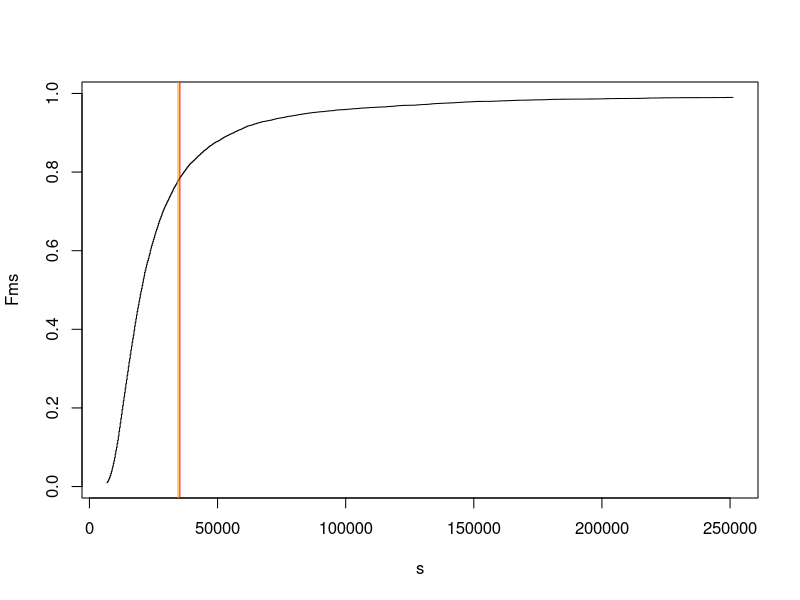
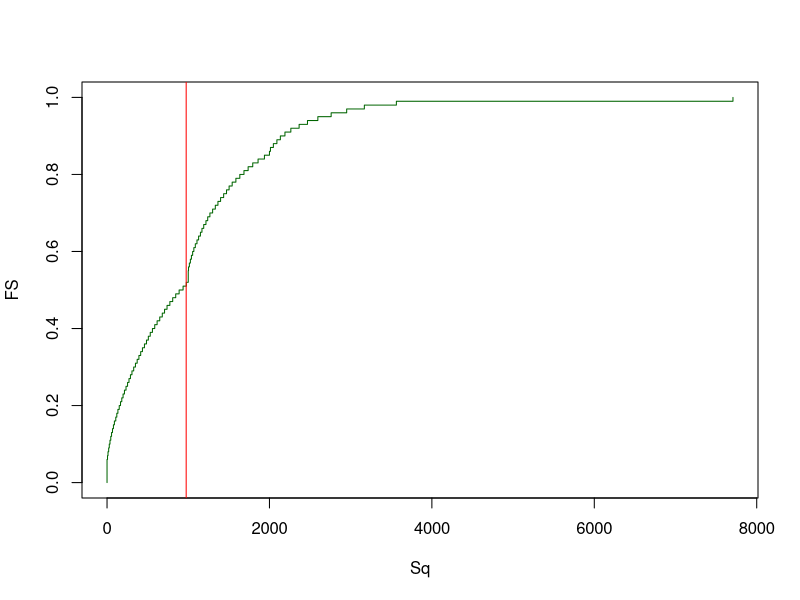
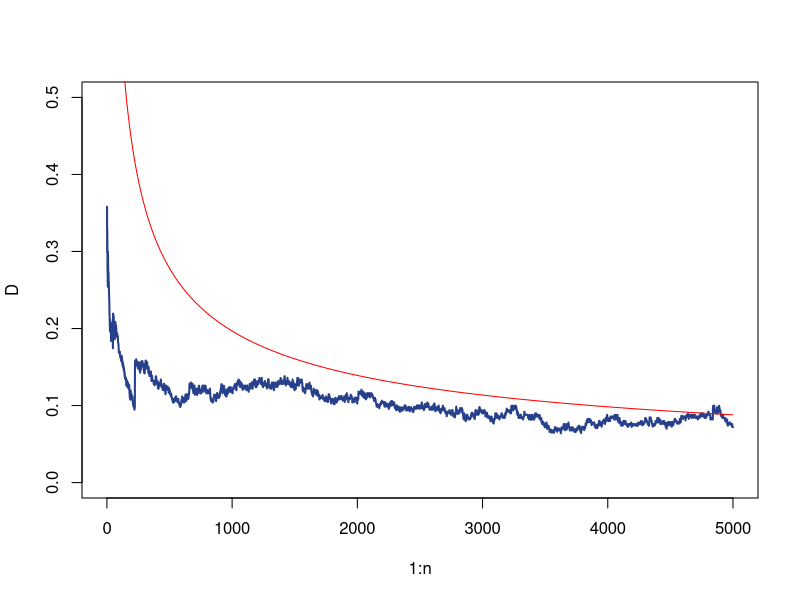
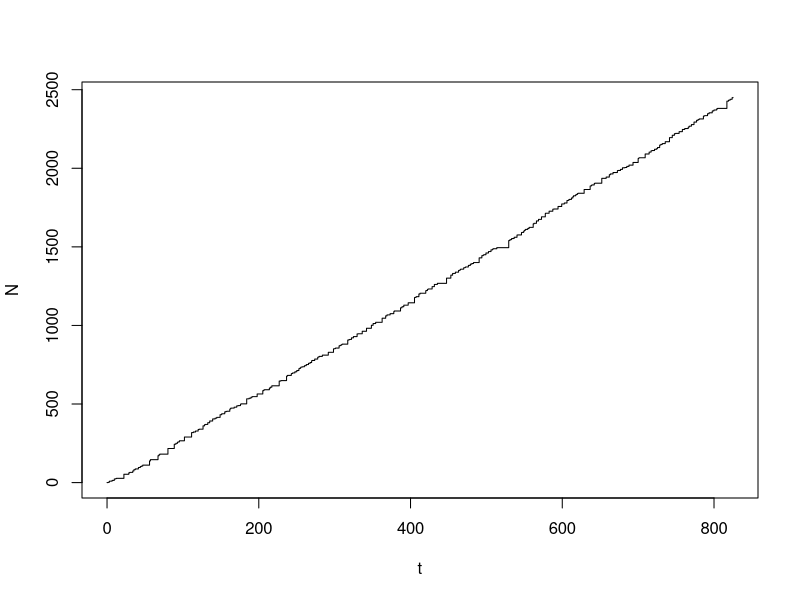
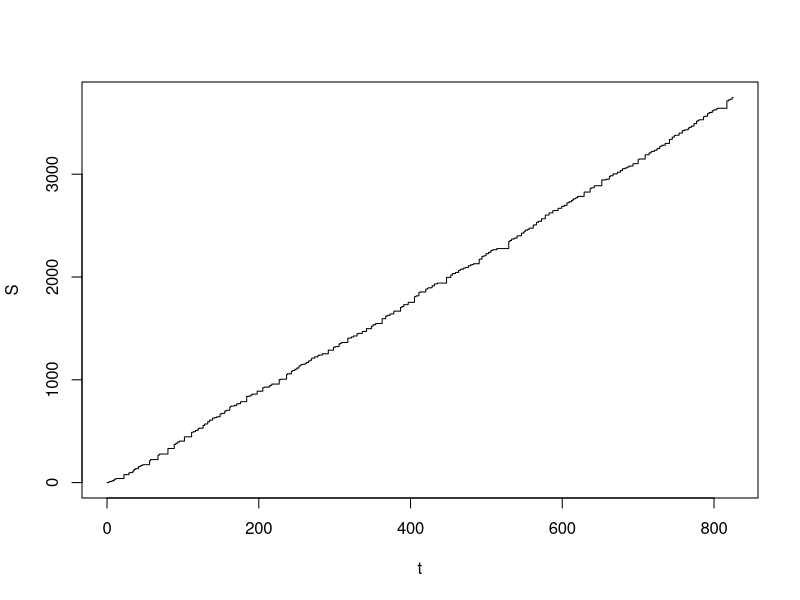

Recreate these plots in R, in order.
## ---- chunk 1
# 1. número de distribuciones
n <- 200
# parámetros para las n distribuciones
mu <- seq( 1, 2, length.out = n )
sigma <- seq( 2, 3, length.out = n )

# 2. número de simulaciones
m <- 1e4 

# 3. simulación de severidades
X <- lapply( 1:m, FUN = function( i ) sapply( 1:n, FUN = function( j ) rlnorm( 1, meanlog = mu[ j ], sdlog = sigma[ j ] ) ) )

# 4. simulación de severidad total
S <- sapply( X, FUN = function( x ) sum( x ) )
## ---- chunk 2
# estimación distribución acumulada empírica de S
Fm <- ecdf( S )

# esperanza empírica
EeS <- mean( S )

# esperanza teórica
ES <- sum( sapply( 1:n, FUN = function( i ) exp( mu[i] + 0.5 * sigma[i]^2 ) ) )

s <- seq( quantile( S, probs = 0.01 ), quantile( S, probs = 0.99 ), length.out = 1e3 )
Fms <- sapply( s, FUN = Fm )

plot( s, Fms, type = 's' )
abline( v = EeS, col = 'red' )
abline( v = ES, col = 'orange' )
## ---- chunk 3
N <- 1e5
s <- seq( min( S ), max( S ), length.out = N )
EmS <- sum( s[-N] * diff( sapply( s, FUN = Fm ) ) )
## ---- chunk 4
# 1. selección de simulaciones
m <- 1e4

# 2. especificación de los parámetros para las distribuciones
u <- 5
s <- 2
l <- 3

# 3. simulación del conteo de siniestros
N <- rpois( n = m, lambda = l )

# 4. simulación de la severidad de los reclamos
X <- lapply( N, FUN = function( n ) rlnorm( n, meanlog = u, sdlog = s ) )

# 5. reclamo total, agregación por cada simulación
S <- sapply( X, FUN = function( x ) sum( x, na.rm = TRUE ) )
## ---- chunk 5
m <- 1e4
n <- 1000
p <- 0.2
mu <- 5
sigma <- 2
B <- lapply( 1:m, FUN = function( i ) rbinom( n, size = 1, prob = p ) )
X <- lapply( 1:m, FUN = function( i ) rlnorm( n, meanlog = mu, sdlog = sigma ) )
S <- sapply( 1:m, FUN = function( i ) sum( B[[ i ]] * X[[ i ]], na.rm = TRUE ) )

EeS <- mean( S )
ES <- n * p * exp( mu + 0.5 * sigma^2 )
## ---- chunk 6
# 1. selección de simulaciones
m <- 1e4

# 2. especificación de los parámetros para las distribuciones
u <- 5
s <- 2
l <- 3

# 3. se especifica la función deducible
D <- function( x, d, M ) {
  return( min( max( x - d, 0 ), M ) )
}

# 4. simulación del conteo de siniestros
N <- rpois( n = m, lambda = l )

# 5. simulación de la severidad de los reclamos
X <- lapply( N, FUN = function( n ) rlnorm( n, meanlog = u, sdlog = s ) )

# 6. se aplica el deducible a los reclamos
DX <- lapply( X, FUN = function( x ) sapply( x, FUN = function( y ) D( y, 10, 1000 ) ) )

# 7. reclamo total, agregación por cada simulación
S <- sapply( DX, FUN = function( x ) ifelse( length( x ) == 0, 0, sum( x, na.rm = TRUE ) ) )
## ---- chunk 7
FS <- seq( 0, 1, 0.01 )
Sq <- quantile( S, probs = FS )
ES <- mean( S )
plot( Sq, FS, type = 's', col = 'darkgreen' )
abline( v = ES, col = 'red' )
## ---- chunk 8
m <- 500
n <- 5000
u <- 4
s <- 2
X <- lapply( 1:m, FUN = function( j ) rlnorm( n, meanlog = u, sdlog = s ) )
EX <- exp( u + 0.5 * s^2 )
SDX <- sqrt( ( exp( s^2 ) - 1 ) * exp( 2 * u + s^2 ) )
S <- lapply( X, FUN = function( x ) cumsum( x ) )
ES <- sapply( 1:n, FUN = function( i ) mean( sapply( 1:m, FUN = function( j ) S[[ j ]][ i ] ) ) )
VS <- sapply( 1:n, FUN = function( i ) var( sapply( 1:m, FUN = function( j ) S[[ j ]][ i ] ) ) )
NS <- lapply( S, FUN = function( s ) ( s - ES ) / sqrt( abs( VS ) ) )
z <- seq( -4, 4, length.out = 100 )
FSn <- lapply( 1:n, FUN = function( i ) ecdf( sapply( 1:m, FUN = function( j ) NS[[ j ]][ i ] ) )( z ) )
D <- sapply( FSn, FUN = function( Fn ) max( abs( Fn - pnorm( z ) ) ) )

C <- 0.015
# C <- 1 / sqrt( 2 * pi )
rho <- exp( 3 * u + 3^2 * s^2 / 2 )
Bn <- C * rho / ( SDX^3 * sqrt( 1:n ) )

plot( 1:n, D, pch = 16, cex = 0.5, type = 'l', lwd = 2, lty = 1, ylim = c( 0, 0.5 ), col = 'royalblue4' )
points( 1:n, Bn, type = 'l', lty = 1, col = 'red' )
## ---- chunk 9
l <- 3
n <- 300
dt <- rexp( n = n, rate = 1 / l )
t <- c( 0, cumsum( dt ) )
dN <- sapply( dt, FUN = function( w ) rpois( 1, lambda = l * w ) )
N <- c( 0, cumsum( dN ) )
sh <- 3
rt <- 2
X <- lapply( dN, FUN = function( n ) rgamma( n, shape = sh, rate = rt ) )
dS <- sapply( X, FUN = function( x ) sum( x ) )
S <- c( 0, cumsum( dS ) )
plot( t, N, type = 's' )
plot( t, S, type = 's' )
